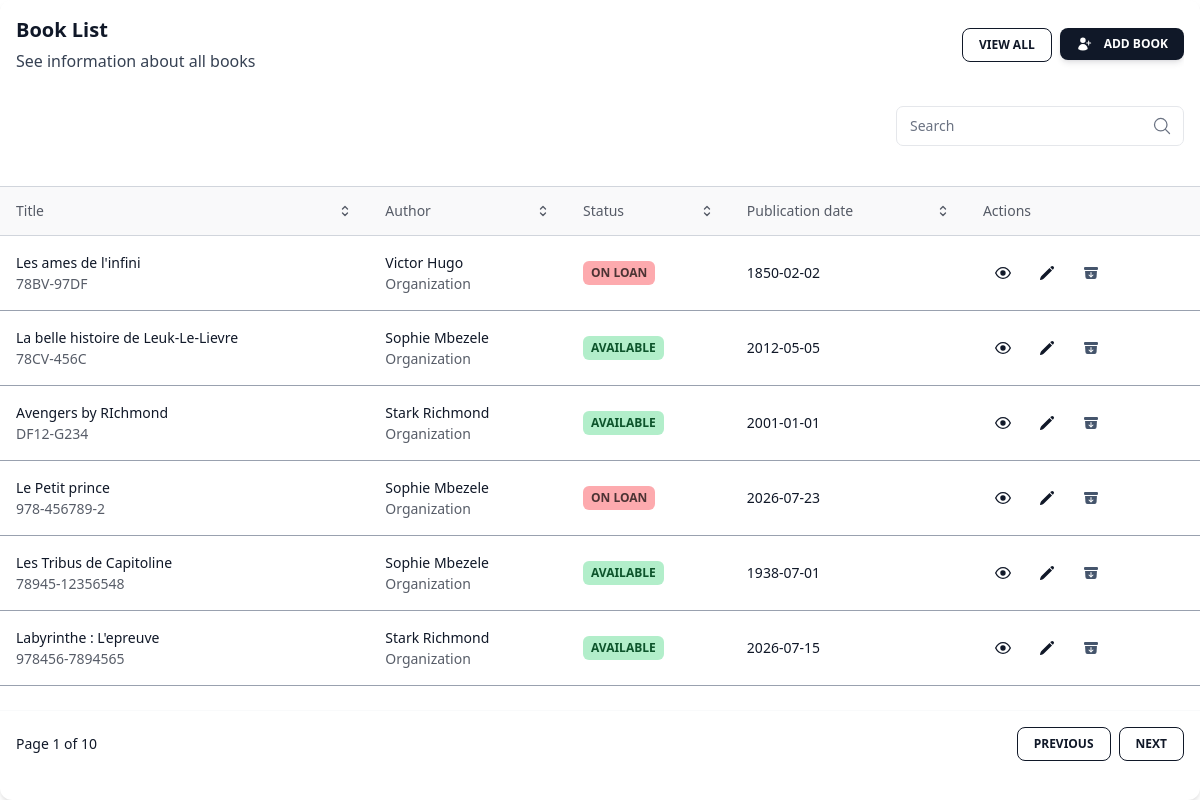
/books/all/, run on the app's committed database.
### core/models.py (models this page shows, shortened)
class Book(models.Model):
    title = models.CharField(max_length=50)
    subtitle = models.CharField(max_length=50)
    isbn = models.CharField(unique=True, max_length=50)
    language = models.CharField(max_length=50)
    genre = models.CharField(max_length=50)
    num_pages = models.PositiveIntegerField()
    publication_date = models.DateField()
    available = models.BooleanField(default=True)
    author = models.ForeignKey("author", on_delete=models.SET_NULL, null=True)
    summary = models.TextField(null=True, blank=True)
    class Meta:
        verbose_name = "Book"
        verbose_name_plural = "Books"

class Author(models.Model):
    name = models.CharField(max_length=50)
    surname = models.CharField(max_length=50)
    birthday = models.DateField(auto_now=False, auto_now_add=False)
    class Meta:
        verbose_name = "Author"
        verbose_name_plural = "Authors"

### core/views.py (the view)
# urls.py: path('books/all/', views.book_list,name="get_all_books"),
def book_list(request):
    if request.GET.get('q') != None:
        search = request.GET.get('q')
        books = models.Book.objects.filter(title__icontains = search)
    else:
        books = models.Book.objects.all()
    return render(request, "core/book_list.html", {'books':books})

### core/templates/core/book_list.html (shortened to what this page needs)
{% load tailwind_tags %}
{% tailwind_css %}
<div class="relative flex flex-col w-full h-full text-gray-700 bg-white shadow-md rounded-xl bg-clip-border">
  <div class="relative mx-4 mt-4 overflow-hidden text-gray-700 bg-white rounded-none bg-clip-border">
    <div class="flex items-center justify-between gap-8 mb-8">
      <div>
        <h5
          class="block font-sans text-xl antialiased font-semibold leading-snug tracking-normal text-gray-900">
          Book List
        </h5>
        <p class="block mt-1 font-sans text-base antialiased font-normal leading-relaxed text-gray-700">
          See information about all books
        </p>
      </div>
      <div class="flex flex-col gap-2 shrink-0 sm:flex-row">
        <button
          class="select-none rounded-lg border border-gray-900 py-2 px-4 text-center align-middle font-sans text-xs font-bold uppercase text-gray-900 transition-all hover:opacity-75 focus:ring focus:ring-gray-300 active:opacity-[0.85] disabled:pointer-events-none disabled:opacity-50 disabled:shadow-none"
          type="button">
          view all
        </button>
        <a href={% url "create_book" %}>
            <button
            class="flex select-none items-center gap-3 cursor-pointer rounded-lg bg-gray-900 py-2 px-4 text-center align-middle font-sans text-xs font-bold uppercase text-white shadow-md shadow-gray-900/10 transition-all hover:shadow-lg hover:shadow-gray-900/20 focus:opacity-[0.85] focus:shadow-none active:opacity-[0.85] active:shadow-none disabled:pointer-events-none disabled:opacity-50 disabled:shadow-none"
            type="button">
            Add book
            </button>
      </div>
    </div>
    <div class="flex flex-col items-center justify-between gap-4 md:flex-row">
      <div class="w-full md:w-72">
        <div class="relative h-10 w-full min-w-50">
          <div class="absolute grid w-5 h-5 top-2/4 right-3 -translate-y-2/4 place-items-center text-gray-500">
            <svg xmlns="http://www.w3.org/2000/svg" fill="none" viewBox="0 0 24 24" stroke-width="1.5"
              stroke="currentColor" aria-hidden="true" class="w-5 h-5">
              <path stroke-linecap="round" stroke-linejoin="round"
                d="M21 21l-5.197-5.197m0 0A7.5 7.5 0 105.196 5.196a7.5 7.5 0 0010.607 10.607z"></path>
            </svg>
          </div>
            <form method="GET">
                <input
                    class="peer h-full w-full rounded-[7px] border border-gray-400 bg-transparent px-3 py-2.5 !pr-9 font-sans text-sm font-normal text-gray-700 outline outline-0 transition-all placeholder-shown:border placeholder-shown:border-gray-200 placeholder-shown:border-t-gray-200 focus:border-2 focus:border-gray-900 focus:border-t-transparent focus:outline-0 disabled:border-0 disabled:bg-gray-50"
                    placeholder=" " name="q" />
                <label
                    class="before:content[' '] after:content[' '] pointer-events-none absolute left-0 -top-1.5 flex h-full w-full select-none !overflow-visible truncate text-[11px] font-normal leading-tight text-gray-500 transition-all before:pointer-events-none before:mt-[6.5px] before:mr-1 before:box-border before:block before:h-1.5 before:w-2.5 before:rounded-tl-md before:border-t before:border-l before:border-gray-200 before:transition-all after:pointer-events-none after:mt-[6.5px] after:ml-1 after:box-border after:block after:h-1.5 after:w-2.5 after:flex-grow after:rounded-tr-md after:border-t after:border-r after:border-gray-200 after:transition-all peer-placeholder-shown:text-sm peer-placeholder-shown:leading-[3.75] peer-placeholder-shown:text-gray-500 peer-placeholder-shown:before:border-transparent peer-placeholder-shown:after:border-transparent peer-focus:text-[11px] peer-focus:leading-tight peer-focus:text-gray-900 peer-focus:before:border-t-2 peer-focus:before:border-l-2 peer-focus:before:!border-gray-900 peer-focus:after:border-t-2 peer-focus:after:border-r-2 peer-focus:after:!border-gray-900 peer-disabled:text-transparent peer-disabled:before:border-transparent peer-disabled:after:border-transparent peer-disabled:peer-placeholder-shown:text-gray-500">
                    Search
                </label>
            </form>
        </div>
      </div>
    </div>
  </div>
  <div class="p-6 px-0 overflow-scroll">
    <table class="w-full mt-4 text-left table-auto min-w-max">
      <thead>
        <tr>
          <th
            class="p-4 transition-colors cursor-pointer border-y border-gray-300 bg-gray-100/50 hover:bg-gray-200">
            <p
              class="flex items-center justify-between gap-2 font-sans text-sm antialiased font-normal leading-none text-gray-900 opacity-70">
              Title
              <svg xmlns="http://www.w3.org/2000/svg" fill="none" viewBox="0 0 24 24" stroke-width="2"
                stroke="currentColor" aria-hidden="true" class="w-4 h-4">
                <path stroke-linecap="round" stroke-linejoin="round"
                  d="M8.25 15L12 18.75 15.75 15m-7.5-6L12 5.25 15.75 9"></path>
              </svg>
            </p>
          </th>
          <th
            class="p-4 transition-colors cursor-pointer border-y border-gray-300 bg-gray-100/50 hover:bg-gray-200">
            <p
              class="flex items-center justify-between gap-2 font-sans text-sm antialiased font-normal leading-none text-gray-900 opacity-70">
              Author
              <svg xmlns="http://www.w3.org/2000/svg" fill="none" viewBox="0 0 24 24" stroke-width="2"
                stroke="currentColor" aria-hidden="true" class="w-4 h-4">
                <path stroke-linecap="round" stroke-linejoin="round"
                  d="M8.25 15L12 18.75 15.75 15m-7.5-6L12 5.25 15.75 9"></path>
              </svg>
            </p>
          </th>
          <th
            class="p-4 transition-colors cursor-pointer border-y border-gray-300 bg-gray-100/50 hover:bg-gray-200">
            <p
              class="flex items-center justify-between gap-2 font-sans text-sm antialiased font-normal leading-none text-gray-900 opacity-70">
              Status
              <svg xmlns="http://www.w3.org/2000/svg" fill="none" viewBox="0 0 24 24" stroke-width="2"
                stroke="currentColor" aria-hidden="true" class="w-4 h-4">
                <path stroke-linecap="round" stroke-linejoin="round"
                  d="M8.25 15L12 18.75 15.75 15m-7.5-6L12 5.25 15.75 9"></path>
              </svg>
            </p>
          </th>
          <th
            class="p-4 transition-colors cursor-pointer border-y border-gray-300 bg-gray-100/50 hover:bg-gray-200">
            <p
              class="flex items-center justify-between gap-2 font-sans text-sm antialiased font-normal leading-none text-gray-900 opacity-70">
              Publication date
              <svg xmlns="http://www.w3.org/2000/svg" fill="none" viewBox="0 0 24 24" stroke-width="2"
                stroke="currentColor" aria-hidden="true" class="w-4 h-4">
                <path stroke-linecap="round" stroke-linejoin="round"
                  d="M8.25 15L12 18.75 15.75 15m-7.5-6L12 5.25 15.75 9"></path>
              </svg>
            </p>
          </th>
          <th
            class="p-4 transition-colors cursor-pointer border-y border-gray-300 bg-gray-100/50 hover:bg-gray-200">
            <p
              class="flex items-center justify-between gap-2 font-sans text-sm antialiased font-normal leading-none text-gray-900 opacity-70">
            Actions
            </p>
          </th>
        </tr>
      </thead>
      <tbody>
        {% for book in books %}
            <tr>
                <td class="p-4 border-b border-gray-400">
                    <div class="flex items-center gap-3">
                    <div class="flex flex-col">
                        <p class="block font-sans text-sm antialiased font-normal leading-normal text-gray-900">
                        {{ book.title}}
                        </p>
                        <p
                        class="block font-sans text-sm antialiased font-normal leading-normal text-gray-900 opacity-70">
                        {{ book.isbn }}
                        </p>
                    </div>
                    </div>
                </td>
                <td class="p-4 border-b border-gray-400">
                    <div class="flex flex-col">
                    <p class="block font-sans text-sm antialiased font-normal leading-normal text-gray-900">
                        {{ book.author.surname }} {{ book.author.name }}
                    </p>
                    <p
                        class="block font-sans text-sm antialiased font-normal leading-normal text-gray-900 opacity-70">
                        Organization
                    </p>
                    </div>
                </td>
                <td class="p-4 border-b border-gray-400">
                    <div class="w-max">
                        {% if book.available %}
                            <div
                                class="relative grid items-center px-2 py-1 font-sans text-xs font-bold text-green-900 uppercase rounded-md select-none whitespace-nowrap bg-green-500/30">
                                <span class="">Available</span>
                            </div>
                        {% else %}
                            <div
                                class="relative grid items-center px-2 py-1 font-sans text-xs font-bold uppercase rounded-md select-none whitespace-nowrap bg-red-500/40 text-black/70">
                                <span class="">On loan</span>
                            </div>
                        {% endif %}
                    </div>
                </td>
                <td class="p-4 border-b border-gray-400">
                    <p class="block font-sans text-sm antialiased font-normal leading-normal text-gray-900">
                    {{ book.publication_date | date:"Y-m-d"}}
                    </p>
                </td>
                <td class="p-4 border-b border-gray-400">
                    <a href={% url "book_detail" book.pk %}>
                        <button
                        class="relative h-10 max-h-[40px] w-10 max-w-[40px] select-none rounded-lg text-center align-middle font-sans text-xs font-medium uppercase text-gray-900 transition-all hover:bg-gray-900/10 active:bg-gray-900/20 disabled:pointer-events-none disabled:opacity-50 disabled:shadow-none"
                        type="button">
                        <span class="absolute transform -translate-x-1/2 -translate-y-1/2 top-1/2 left-1/2">
                        </span>
                        </button>
                    <a href={% url "update_book" book.pk %}>
                        <button
                        class="relative h-10 max-h-[40px] w-10 max-w-[40px] select-none rounded-lg text-center align-middle font-sans text-xs font-medium uppercase text-gray-900 transition-all hover:bg-gray-900/10 active:bg-gray-900/20 disabled:pointer-events-none disabled:opacity-50 disabled:shadow-none"
                        type="button">
                        <span class="absolute transform -translate-x-1/2 -translate-y-1/2 top-1/2 left-1/2">
                        </span>
                        </button>
                    <form method="post" class="inline"action="{% url 'delete_book' book.pk %}">{% csrf_token %}
                        <button type="submit" class="relative h-10 max-h-[40px] w-10 max-w-[40px] select-none rounded-lg text-center align-middle font-sans text-xs font-medium uppercase transition-all text-slate-600 hover:text-slate-800 hover:bg-gray-900/10 active:bg-gray-900/20 disabled:pointer-events-none disabled:opacity-50 disabled:shadow-none" >
                            <span class="absolute transform -translate-x-1/2 -translate-y-1/2 top-1/2 left-1/2">
                            </span>
                        </button>
                    </form>
                </td>
            </tr>
        {% endfor %}
      </tbody>
    </table>
  </div>
  <div class="flex items-center justify-between p-4 border-t border-gray-50">
    <p class="block font-sans text-sm antialiased font-normal leading-normal text-gray-900">
      Page 1 of 10
    </p>
    <div class="flex gap-2">
      <button
        class="select-none rounded-lg border border-gray-900 py-2 px-4 text-center align-middle font-sans text-xs font-bold uppercase text-gray-900 transition-all hover:opacity-75 focus:ring focus:ring-gray-300 active:opacity-[0.85] disabled:pointer-events-none disabled:opacity-50 disabled:shadow-none"
        type="button">
        Previous
      </button>
      <button
        class="select-none rounded-lg border border-gray-900 py-2 px-4 text-center align-middle font-sans text-xs font-bold uppercase text-gray-900 transition-all hover:opacity-75 focus:ring focus:ring-gray-300 active:opacity-[0.85] disabled:pointer-events-none disabled:opacity-50 disabled:shadow-none"
        type="button">
        Next
      </button>
    </div>
  </div>
</div>

### data on the page
Book: title "Les ames de l'infini", isbn "78BV-97DF", author.surname "Victor", author.name "Hugo", available "ON LOAN", publication_date "1850-02-02"
Book: title "La belle histoire de Leuk-Le-Lievre", isbn "78CV-456C", author.surname "Sophie", author.name "Mbezele", available "AVAILABLE", publication_date "2012-05-05"
Book: title "Avengers by RIchmond", isbn "DF12-G234", author.surname "Stark", author.name "Richmond", available "AVAILABLE", publication_date "2001-01-01"
Book: title "Le Petit prince", isbn "978-456789-2", author.surname "Sophie", author.name "Mbezele", available "ON LOAN", publication_date "2026-07-23"
Book: title "Les Tribus de Capitoline", isbn "78945-12356548", author.surname "Sophie", author.name "Mbezele", available "AVAILABLE", publication_date "1938-07-01"
Book: title "Labyrinthe : L'epreuve", isbn "978456-7894565", author.surname "Stark", author.name "Richmond", available "AVAILABLE", publication_date "2026-07-15"
